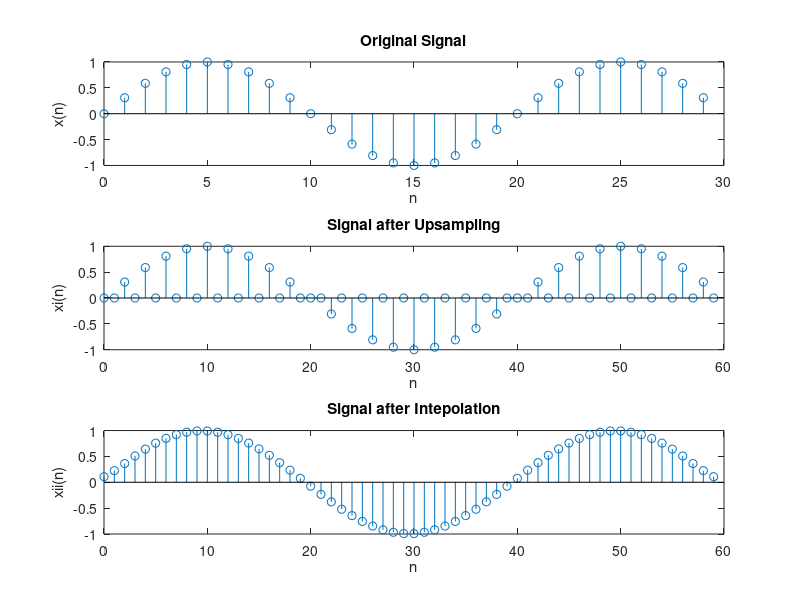
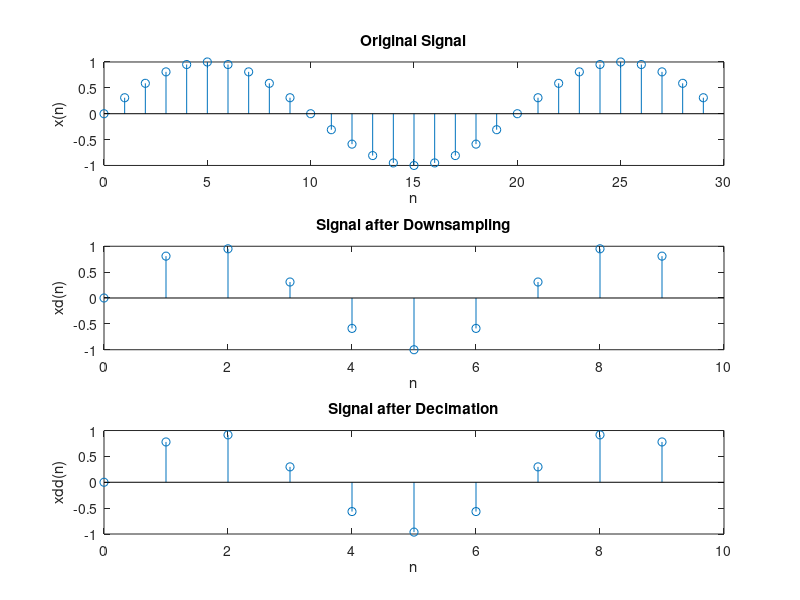
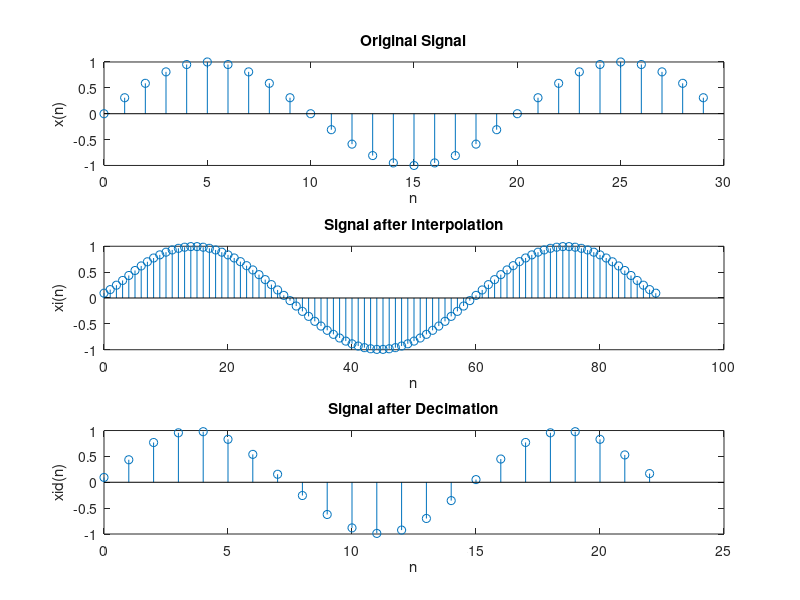

The MATLAB source for these figures, in order:
%% DSP LAB EXPERIMENT NO.10.
%%
% Name: pranshul singh
%%
% PRN.NO: 16070123072
%%
% Class: IIIrd Year, 2016 - 20


clc; clear all; close all;

%%
% MATLAB Simulations:
%  Considering the discrete time signal x(n)=sin(2*pi*f*n) , for 0<n<30 and f=0.05. 
%  1.Program in MATLAB to plot the upsampled and interpolated the signal x(n) by a factor I=2 .
%  [Useful MATLAB functions: upsample, interp].
%  2.Program in MATLAB to plot the downsampled and decimated the signal x(n) by a factor D=3 .
%  [Useful MATLAB functions: downsample, decimate].
%  3.Program in MATLAB to plot, the signal x(n) sampled by a non-integer factor I/D=3/4. [Useful
%  MATLAB functions: interp, decimate].
%
%%
%
clc;
clear all;
close all;
N=30;
f=0.05;
n=0:N-1;
x=sin(2*pi*f*n);

%% Interpolation by factor I=2
%%
disp('Interpolation by factor I=2');
I=2;
xi=upsample(x,I);
xii=interp(x,I);
figure('name','Interpolation by factor I=2','NumberTitle','off');
subplot(311);
stem(n,x);
xlabel('n');
ylabel('x(n)');
title('Original Signal');
subplot(312);
stem(0:N*I-1,xi);
xlabel('n');
ylabel('xi(n)');
title('Signal after Upsampling');
subplot(313);
stem(0:N*I-1,xii);
xlabel('n');
ylabel('xii(n)');
title('Signal after Intepolation');

%% Decimation by factor D=3
%%
disp('*** Decimation by factor D=3 ***');
D=3;
xd=downsample(x,D);
xdd=decimate(x,D,3,'fir');
figure('name','Decimation by factor D=3','NumberTitle','off');
subplot(311);
stem(n,x);
xlabel('n');
ylabel('x(n)');
title('Original Signal');
subplot(312);
stem(0:N/D-1,xd);
xlabel('n');
ylabel('xd(n)');
title('Signal after Downsampling');
subplot(313);
stem(0:N/D-1,xdd);
xlabel('n');
ylabel('xdd(n)');
title('Signal after Decimation');

%% Multirate by non-integer factor I/D=3/4=0.75
%%
disp('*** Multirate by non-integer factor I/D=3/4=0.75 ***');
I=3;
D=4;
xi=interp(x,I);
xid=decimate(xi,D,3,'fir');
figure('name','Multirate by non-integer factor I/D=3/4','NumberTitle','off');
subplot(311);
stem(n,x);
xlabel('n');
ylabel('x(n)');
title('Original Signal');
subplot(312);
stem(0:N*I-1,xi);
xlabel('n');
ylabel('xi(n)');
title('Signal after Interpolation');
subplot(313);
stem(0:round(N*I/D-1),xid);
xlabel('n');
ylabel('xid(n)');
title('Signal after Decimation');
%%